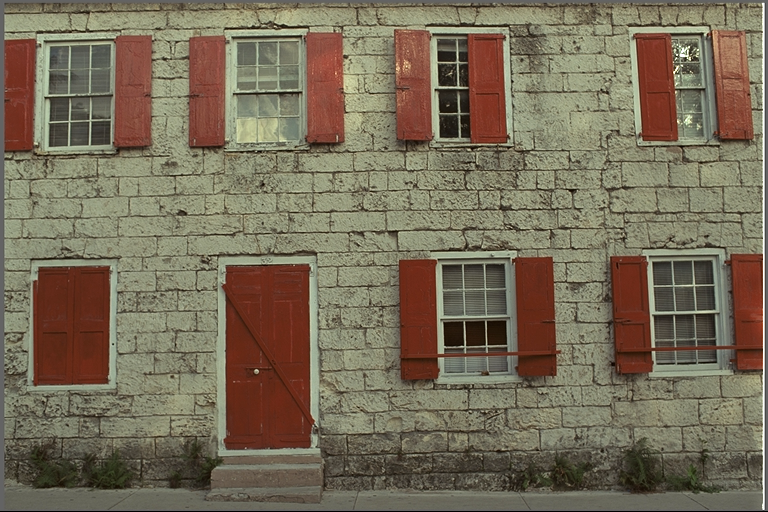
#> input picture RobotDreams/images/kodim01.png, 768 x 512 px
$ jupyter execute Solution.ipynb
#> lines starting #> are read from the running program, lines starting #| are printed output that depends on the picture
# HOMEWORK 3

For this homework you are going to implement the **unsharp masking** filter (USM). It is a technique to improve the sharpness of an image by combining the image with its blurred (unsharp) version. See the Wikipedia [page](https://en.wikipedia.org/wiki/Unsharp_masking) for more details.

### Unsharp Masking (USP)
The USM technique consists of the following steps:
* Load the image you will be working with.
* Create a blurred (unsharp) version of the original image.
* Add the unsharp image (with a certain **weight**) to the original.

To sum it up, the USM performs the following operation:

`sharpened = original + (original − unsharp) × amount`

Even though we provide you an image to work with, you are welcome to use your own images :-)

[cell 1]
import cv2
import numpy as np
import seaborn as sns
from matplotlib import pyplot as plt

[cell 2]
plt.rcParams['figure.figsize'] = [15, 10]
sns.set_style('whitegrid')

[cell 3]
img = cv2.imread('../../../images/kodim01.png')
#> img is the input picture: shape (512, 768, 3); mean B, G, R 88.4, 108.7, 119.8
img = cv2.cvtColor(img, cv2.COLOR_BGR2RGB)
plt.imshow(img)

[cell 4]
img = img.astype(np.float32)

[cell 5]
# Create a blurred (unsharp) version of the original image (you can use Gaussian blurring)
unsharp = cv2.GaussianBlur(img, (5, 5), 5)
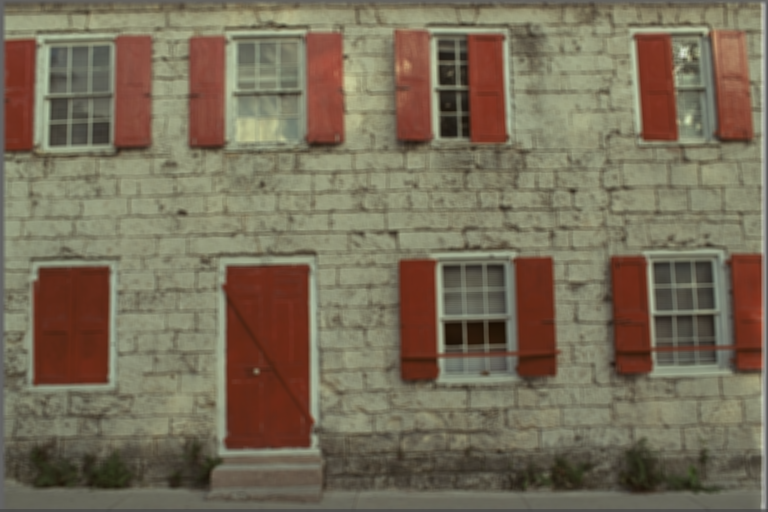
#> unsharp: shape (512, 768, 3) float32; mean R, G, B 119.8, 108.8, 88.4

[cell 6]
# [13 lines of commented-out code are left out]

[cell 7]
# Create the difference image (original − unsharp)
# Note: Remember that you are working with uint8 data types. Any addition or substractions
# might result in overflow or underflow, respectively. You can prevent this by casting the images to float.
diff = img - unsharp
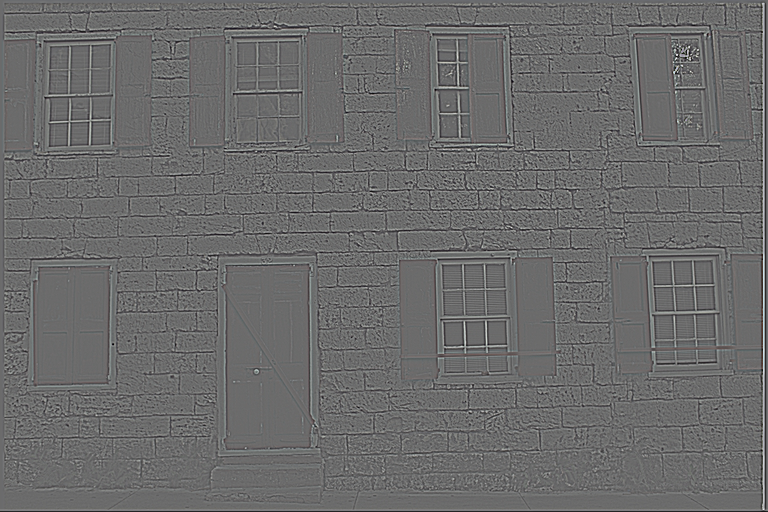
#> diff: shape (512, 768, 3) float32; mean R, G, B -0.1, -0.1, -0.1; drawn with min black and max white

[cell 8]
# Apply USM to get the resulting image using `sharpened = original + (original − unsharp) × amount`
# Note: Again, take care of underflows/overflows if necessary.
amount = 2
sharpened = img + diff * amount
sharpened = np.clip(sharpened, 0, 255).astype(np.uint8)
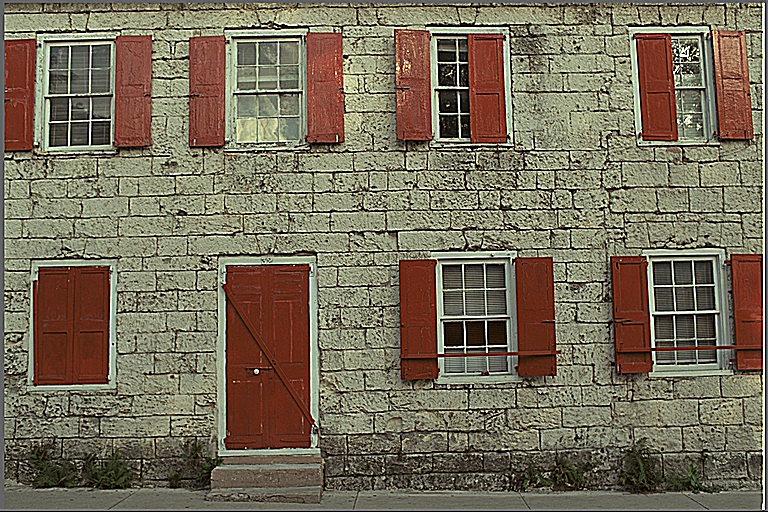
#> sharpened: shape (512, 768, 3); mean R, G, B 120.2, 109.6, 90.4

[cell 9]
def show_images(images, titles):
    plt.figure(figsize=(18,6))

    for i, (img, title) in enumerate(zip(images, titles)):
        plt.subplot(1, len(images), i+1)

        plt.imshow(np.clip(img / 255.0, 0, 1))
        plt.title(title)
        plt.axis("off")

    plt.show()

from functools import partial

import numpy as np


def usm(orig_img: np.ndarray, unsharp_img: np.ndarray, amount: float = 0.9) -> np.ndarray:
    orig_f = orig_img.astype(np.float64)
    unsharp_f = unsharp_img.astype(np.float64)
    sharpened = orig_f + (orig_f - unsharp_f) * amount
    return np.clip(sharpened, 0, 255).astype(np.uint8)

# Create “specialized” versions that only change the factor (amount)
usm_partial = partial(usm, img, unsharp)

[cell 10]
# Apply USM with different amount values
orig_img = img[0:180, 620:]
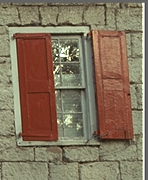
#> orig_img: shape (180, 148, 3) float32; mean R, G, B 132.4, 115.5, 93.6
blured_img = unsharp[0:180, 620:]
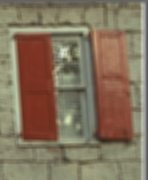
#> blured_img: shape (180, 148, 3) float32; mean R, G, B 132.4, 115.5, 93.6
usm_03 = usm_partial(amount=0.3)[0:180, 620:]
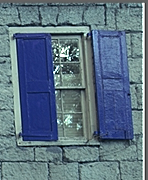
#> usm_03: shape (180, 148, 3); mean of channels 0, 1, 2 131.7, 114.8, 93; drawn as B, G, R
usm_09 = usm_partial(amount=0.9)[0:180, 620:]
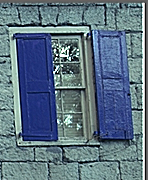
#> usm_09: shape (180, 148, 3); mean of channels 0, 1, 2 131.3, 114.5, 93.1; drawn as B, G, R
usm_15 = usm_partial(amount=1.5)[0:180, 620:]
#> call 3 of usm, with amount = 1.5
#> in usm (call 3), `return np.clip(sharpened, 0, 255).astype(np.uint8)`:
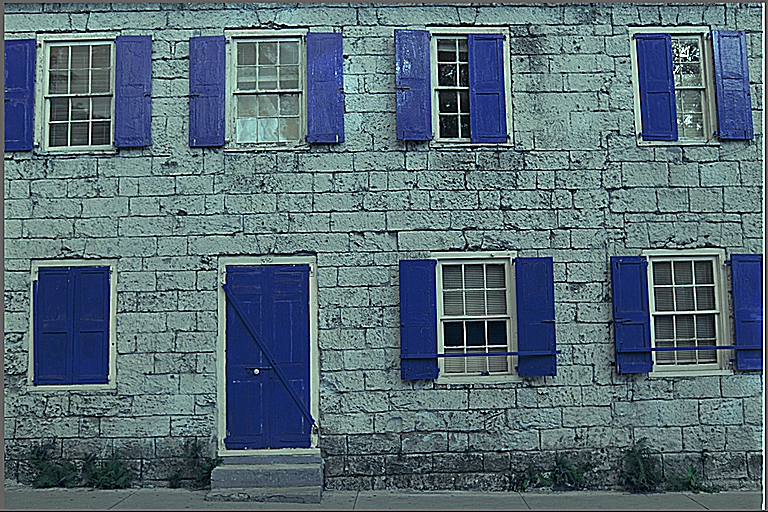
#> returned value: shape (512, 768, 3); mean of channels 0, 1, 2 119.7, 109, 89.4; drawn as B, G, R
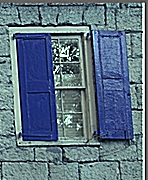
#> usm_15: shape (180, 148, 3); mean of channels 0, 1, 2 131.4, 114.8, 94; drawn as B, G, R

[cell 11]
show_images(
    [orig_img, blured_img, usm_03, usm_09, usm_15],
    ['Orig', 'Gaussian', 'USP 0.3', 'USP 0.9', 'USP 1.5']
)
#> the loop in show_images, `for i, (img, title) in enumerate(zip(images, titles)):` made 5 passes
#> title on passes 1 to 5: 'Orig', 'Gaussian', 'USP 0.3', 'USP 0.9', 'USP 1.5'
#> in show_images, `plt.show()`:
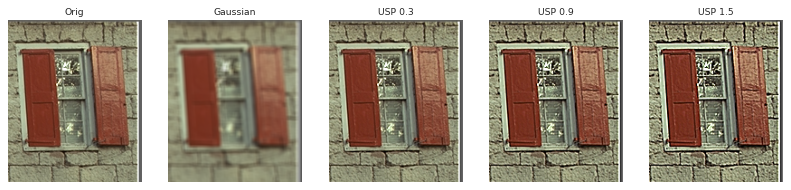
#> figure drawn by matplotlib, 5 panels

$ run again, with RobotDreams/images/kodim02.png copied over RobotDreams/images/kodim01.png
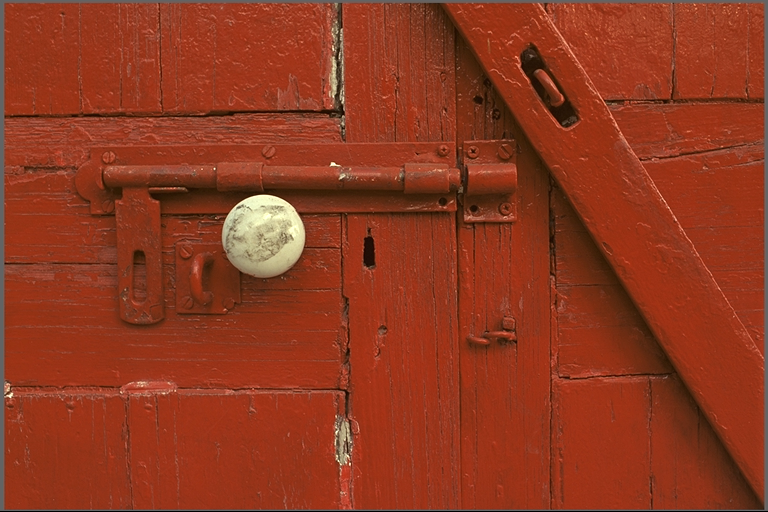
#> input picture RobotDreams/images/kodim02.png, 768 x 512 px
#> img is the input picture: shape (512, 768, 3); mean B, G, R 31.2, 56.4, 142.9
#> in usm, `return np.clip(sharpened, 0, 255).astype(np.uint8)`:
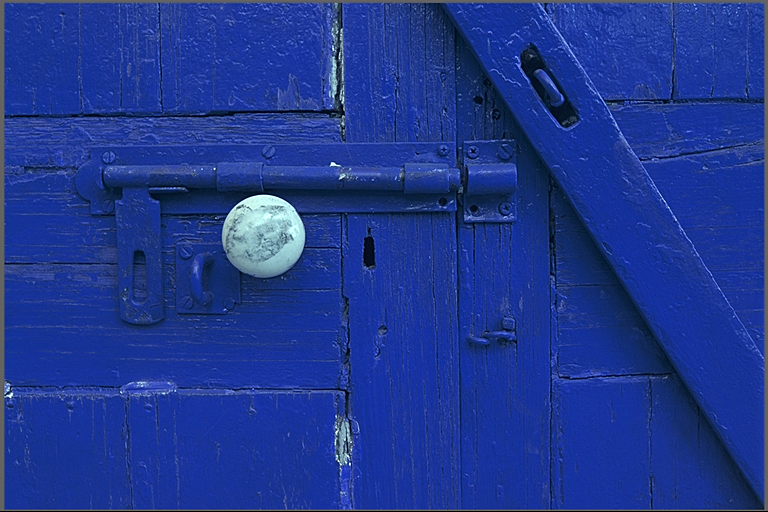
#> returned value: shape (512, 768, 3); mean of channels 0, 1, 2 142.4, 55.9, 30.8; drawn as B, G, R
#> `usm_15 = usm_partial(amount=1.5)[0:180, 620:]`:
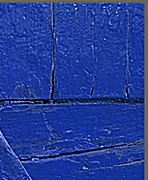
#> usm_15: shape (180, 148, 3); mean of channels 0, 1, 2 150.4, 59.9, 35; drawn as B, G, R
#> the loop in show_images, `for i, (img, title) in enumerate(zip(images, titles)):` made 5 passes
#> title on passes 1 to 5: 'Orig', 'Gaussian', 'USP 0.3', 'USP 0.9', 'USP 1.5'

$ run again, with RobotDreams/images/kodim05.png copied over RobotDreams/images/kodim01.png
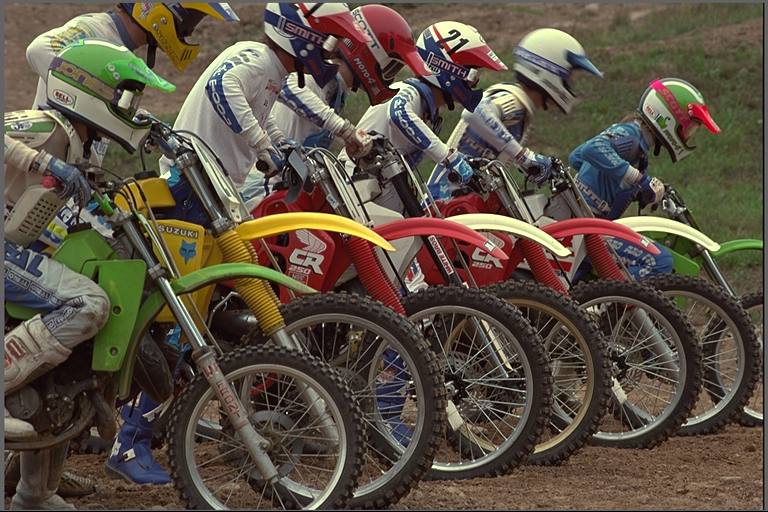
#> input picture RobotDreams/images/kodim05.png, 768 x 512 px
#> img is the input picture: shape (512, 768, 3); mean B, G, R 67.5, 81, 91.5
#> `usm_15 = usm_partial(amount=1.5)[0:180, 620:]`:
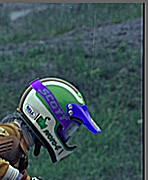
#> usm_15: shape (180, 148, 3); mean of channels 0, 1, 2 87.6, 83.7, 64.5; drawn as B, G, R
#> the loop in show_images, `for i, (img, title) in enumerate(zip(images, titles)):` made 5 passes
#> title on passes 1 to 5: 'Orig', 'Gaussian', 'USP 0.3', 'USP 0.9', 'USP 1.5'
